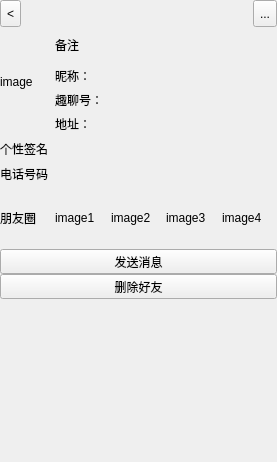
<?xml version="1.0" encoding="UTF-8"?>
<ui version="4.0">
 <class>UserInfoPage</class>
 <widget class="QWidget" name="UserInfoPage">
  <property name="geometry">
   <rect>
    <x>0</x>
    <y>0</y>
    <width>277</width>
    <height>462</height>
   </rect>
  </property>
  <property name="windowTitle">
   <string>Form</string>
  </property>
  <layout class="QVBoxLayout" name="verticalLayout_3" stretch="1,4,6,6">
   <property name="spacing">
    <number>0</number>
   </property>
   <property name="leftMargin">
    <number>0</number>
   </property>
   <property name="topMargin">
    <number>0</number>
   </property>
   <property name="rightMargin">
    <number>0</number>
   </property>
   <property name="bottomMargin">
    <number>0</number>
   </property>
   <item>
    <layout class="QHBoxLayout" name="horizontalLayout">
     <property name="spacing">
      <number>0</number>
     </property>
     <item>
      <widget class="QToolButton" name="btn_cancle">
       <property name="sizePolicy">
        <sizepolicy hsizetype="Preferred" vsizetype="Preferred">
         <horstretch>0</horstretch>
         <verstretch>0</verstretch>
        </sizepolicy>
       </property>
       <property name="text">
        <string>&lt;</string>
       </property>
      </widget>
     </item>
     <item>
      <spacer name="horizontalSpacer">
       <property name="orientation">
        <enum>Qt::Horizontal</enum>
       </property>
       <property name="sizeHint" stdset="0">
        <size>
         <width>40</width>
         <height>20</height>
        </size>
       </property>
      </spacer>
     </item>
     <item>
      <widget class="QToolButton" name="toolButton_2">
       <property name="sizePolicy">
        <sizepolicy hsizetype="Preferred" vsizetype="Preferred">
         <horstretch>0</horstretch>
         <verstretch>0</verstretch>
        </sizepolicy>
       </property>
       <property name="text">
        <string>...</string>
       </property>
      </widget>
     </item>
    </layout>
   </item>
   <item>
    <layout class="QHBoxLayout" name="horizontalLayout_2" stretch="1,4">
     <item>
      <widget class="QLabel" name="lb_image">
       <property name="text">
        <string>image</string>
       </property>
      </widget>
     </item>
     <item>
      <layout class="QVBoxLayout" name="verticalLayout" stretch="3,2,2,2">
       <property name="spacing">
        <number>0</number>
       </property>
       <item>
        <widget class="QLabel" name="lb_remark">
         <property name="styleSheet">
          <string notr="true">font: 75 12pt &quot;微软雅黑&quot;;</string>
         </property>
         <property name="text">
          <string>备注</string>
         </property>
        </widget>
       </item>
       <item>
        <widget class="QLabel" name="lb_userName">
         <property name="text">
          <string>昵称：</string>
         </property>
        </widget>
       </item>
       <item>
        <widget class="QLabel" name="lb_number">
         <property name="text">
          <string>趣聊号：</string>
         </property>
        </widget>
       </item>
       <item>
        <widget class="QLabel" name="lb_address">
         <property name="text">
          <string>地址：</string>
         </property>
        </widget>
       </item>
      </layout>
     </item>
    </layout>
   </item>
   <item>
    <layout class="QVBoxLayout" name="verticalLayout_2" stretch="2,2,5,4">
     <property name="spacing">
      <number>0</number>
     </property>
     <item>
      <layout class="QHBoxLayout" name="horizontalLayout_5" stretch="1,4">
       <item>
        <widget class="QLabel" name="label_3">
         <property name="text">
          <string>个性签名</string>
         </property>
        </widget>
       </item>
       <item>
        <widget class="QLabel" name="lb_personalSignature">
         <property name="text">
          <string/>
         </property>
        </widget>
       </item>
      </layout>
     </item>
     <item>
      <layout class="QHBoxLayout" name="horizontalLayout_3" stretch="1,4">
       <property name="spacing">
        <number>0</number>
       </property>
       <item>
        <widget class="QLabel" name="label">
         <property name="text">
          <string>电话号码</string>
         </property>
        </widget>
       </item>
       <item>
        <widget class="QLabel" name="lb_phone">
         <property name="text">
          <string/>
         </property>
        </widget>
       </item>
      </layout>
     </item>
     <item>
      <widget class="QWidget" name="widget" native="true">
       <layout class="QHBoxLayout" name="horizontalLayout_4">
        <property name="spacing">
         <number>0</number>
        </property>
        <property name="leftMargin">
         <number>0</number>
        </property>
        <property name="topMargin">
         <number>0</number>
        </property>
        <property name="rightMargin">
         <number>0</number>
        </property>
        <property name="bottomMargin">
         <number>0</number>
        </property>
        <item>
         <widget class="QLabel" name="label_2">
          <property name="text">
           <string>朋友圈</string>
          </property>
         </widget>
        </item>
        <item>
         <widget class="QLabel" name="lb_dynamic1">
          <property name="text">
           <string>image1</string>
          </property>
         </widget>
        </item>
        <item>
         <widget class="QLabel" name="lb_dynamic2">
          <property name="text">
           <string>image2</string>
          </property>
         </widget>
        </item>
        <item>
         <widget class="QLabel" name="lb_dynamic3">
          <property name="text">
           <string>image3</string>
          </property>
         </widget>
        </item>
        <item>
         <widget class="QLabel" name="lb_dynamic4">
          <property name="text">
           <string>image4</string>
          </property>
         </widget>
        </item>
       </layout>
      </widget>
     </item>
     <item>
      <layout class="QVBoxLayout" name="verticalLayout_4">
       <property name="spacing">
        <number>0</number>
       </property>
       <item>
        <widget class="QToolButton" name="btn_sendMsg">
         <property name="sizePolicy">
          <sizepolicy hsizetype="Preferred" vsizetype="Preferred">
           <horstretch>0</horstretch>
           <verstretch>0</verstretch>
          </sizepolicy>
         </property>
         <property name="autoFillBackground">
          <bool>false</bool>
         </property>
         <property name="text">
          <string>发送消息</string>
         </property>
         <property name="toolButtonStyle">
          <enum>Qt::ToolButtonIconOnly</enum>
         </property>
         <property name="arrowType">
          <enum>Qt::NoArrow</enum>
         </property>
        </widget>
       </item>
       <item>
        <widget class="QToolButton" name="btn_deleteFriend">
         <property name="sizePolicy">
          <sizepolicy hsizetype="Preferred" vsizetype="Preferred">
           <horstretch>0</horstretch>
           <verstretch>0</verstretch>
          </sizepolicy>
         </property>
         <property name="text">
          <string>删除好友</string>
         </property>
        </widget>
       </item>
      </layout>
     </item>
    </layout>
   </item>
   <item>
    <spacer name="verticalSpacer">
     <property name="orientation">
      <enum>Qt::Vertical</enum>
     </property>
     <property name="sizeHint" stdset="0">
      <size>
       <width>20</width>
       <height>160</height>
      </size>
     </property>
    </spacer>
   </item>
  </layout>
 </widget>
 <resources/>
 <connections/>
</ui>
